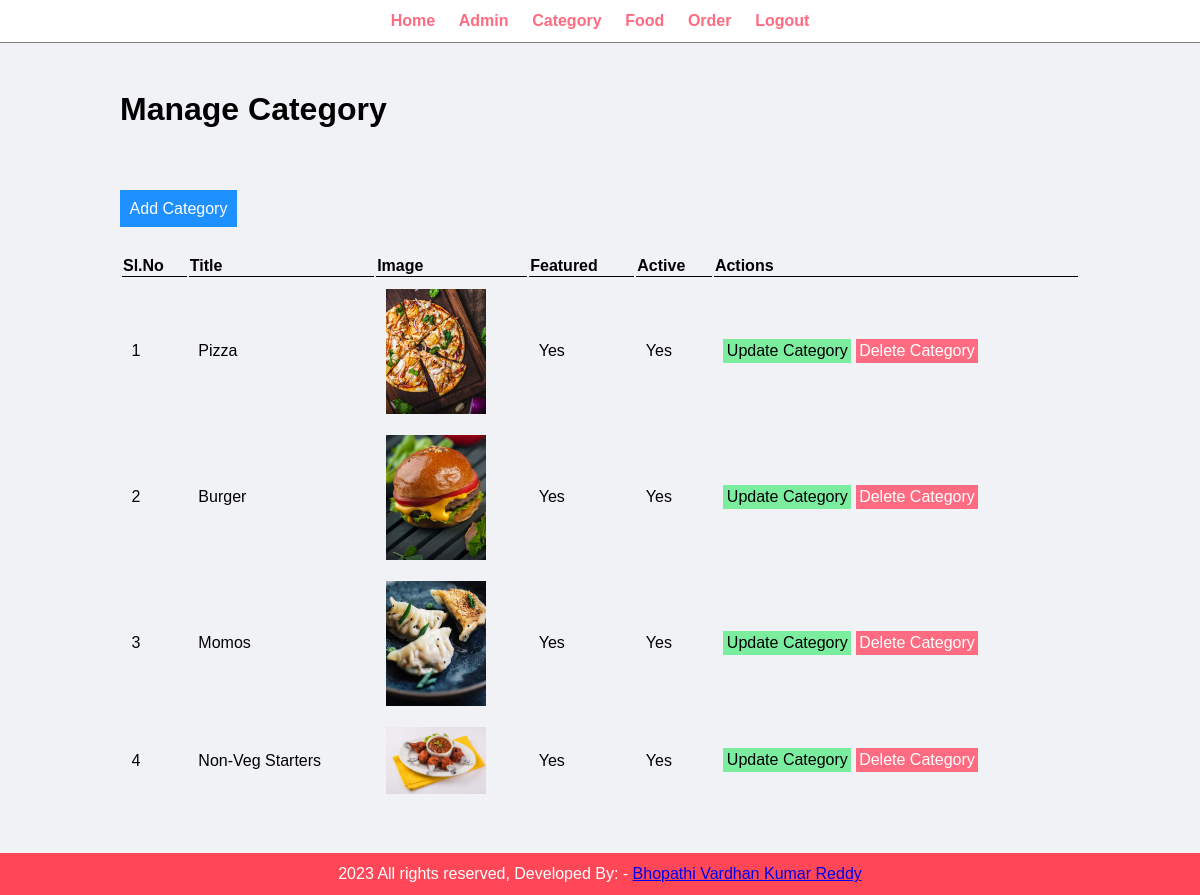
The page /food_order/admin/manage-category.php (signed in) on the database its author committed.
### tables this page shows
CREATE TABLE `tbl_category` (
  `id` int(10) UNSIGNED NOT NULL,
  `title` varchar(100) NOT NULL,
  `image_name` text,
  `featured` varchar(10) NOT NULL,
  `active` varchar(10) NOT NULL,
  `createdat` timestamp NOT NULL DEFAULT CURRENT_TIMESTAMP,
  `updatedat` timestamp NOT NULL DEFAULT CURRENT_TIMESTAMP ON UPDATE CURRENT_TIMESTAMP
);

### food_order/admin/manage-category.php (the view, shortened to what this page needs)
<?php include('../admin/partials/menu.php'); ?>
<div class="main-content">
    <div class="wrapper">
        <h1>Manage Category</h1>
        <br><br>
        <br><br>
        <a href="<?php echo SITEURL;?>admin/add-category.php" class="btn-primary">Add Category</a><br><br><br>
        <table class="tbl-full">
            <tr>
                <th>Sl.No</th>
                <th>Title</th>
                <th>Image</th>
                <th>Featured</th>
                <th>Active</th>
                <th>Actions</th>
            </tr>
            <?php
              $sql = "Select * from tbl_category";
              $res = mysqli_query($conn, $sql);
              $count = mysqli_num_rows($res);
              $sn=1;
              if  ($count>0){
                while($row=mysqli_fetch_array($res)){
                    $id = $row['id'];
                    $title = $row['title'];
                    $image_name = $row['image_name'];
                    $featured = $row['featured'];
                    $active = $row['active'];
                    ?>
                    <tr>
                        <td><?php echo $sn++; ?></td>
                        <td><?php echo $title ?></td>
                        <td>
                            <?php
                            if($image_name!=""){
                                ?>
                                <img src ="<?php echo SITEURL; ?>images/category/<?php echo $image_name; ?>" width="100px">
                                <?php
                            }
                            else{
                                echo "<div class='error'>Image Not Added</div>";
                            }
                            ?>
                        </td>
                        <td><?php echo $featured ?></td>
                        <td><?php echo $active ?></td>
                        <td>
                            <a href="<?php echo SITEURL;?>admin/update-category.php?id=<?php echo $id;?>" class="btn-secondary">Update Category</a>
                            <a href="<?php echo SITEURL;?>admin/delete-category.php?id=<?php echo $id;?>&image_name=<?php echo $image_name;?>" class="btn-danger">Delete Category</a>
                        </td>
                    </tr>
                    <?php
                }
              }
              else{
                ?>
                <tr>
                <td colspan="6"><div class="error">No Category Added</div></td>
                </tr>
                <?php
              }
            ?>
        </table>
    </div>
</div>
<?php include('../admin/partials/footer.php'); ?>

### food_order/admin/partials/menu.php (shortened to what this page needs)
<html>
    <head>
        <link rel="stylesheet" href="../css/admin.css">
    </head>
    <body>
        <div class="menu text-center">
            <div class="wrapper">
                <ul>
                    <li><a href="index.php">Home</a></li>
                    <li><a href="manage-admin.php">Admin</a></li>
                    <li><a href="manage-category.php">Category</a></li>
                    <li><a href="manage-food.php">Food</a></li>
                    <li><a href="manage-order.php">Order</a></li>
                    <li><a href="login.php">Logout</a></li>
                </ul>
            </div>
        </div>

### food_order/admin/partials/footer.php
<div class="footer">
            <div class="wrapper">
                <p class="text-center">2023 All rights reserved, Developed By: - <a href="#">Bhopathi Vardhan Kumar Reddy</a></p>
            </div>
        </div>
    </body>
</html>

### food_order/css/admin.css (style rules this page uses)
* { margin:0; padding:0; font-family: Arial, Helvetica, sans-serif; }
.wrapper { padding:1%; width: 80%; margin:0 auto; }
.text-center { text-align:center; }
.tbl-full { width:100%; }
table tr th { border-bottom: 1px solid black; padding: 1px; text-align:left; }
table tr td { padding:1%; }
.btn-primary { background-color: #1e90ff; padding: 1%; color:white; text-decoration: none ; }
.btn-secondary { background-color: #7bed9f; padding: 1%; color:black ; text-decoration: none ; }
.btn-danger { background-color: #ff6b81; padding: 1%; color:white; text-decoration: none ; }
.menu { border-bottom: 1px solid grey; }
.menu ul { list-style-type: none; }
.menu ul li { display: inline; padding:1%; }
.menu ul li a { text-decoration: none; font-weight: bold; color: #ff6b81 }
.main-content { background-color: #f1f2f6; padding: 3% 0 ; }
.footer { background-color: #ff4757; color:white; }

### rows shown on the page
tbl_category: title "Pizza", image_name (picture), featured "Yes", active "Yes"
tbl_category: title "Burger", image_name (picture), featured "Yes", active "Yes"
tbl_category: title "Momos", image_name (picture), featured "Yes", active "Yes"
tbl_category: title "Non-Veg Starters", image_name (picture), featured "Yes", active "Yes"
